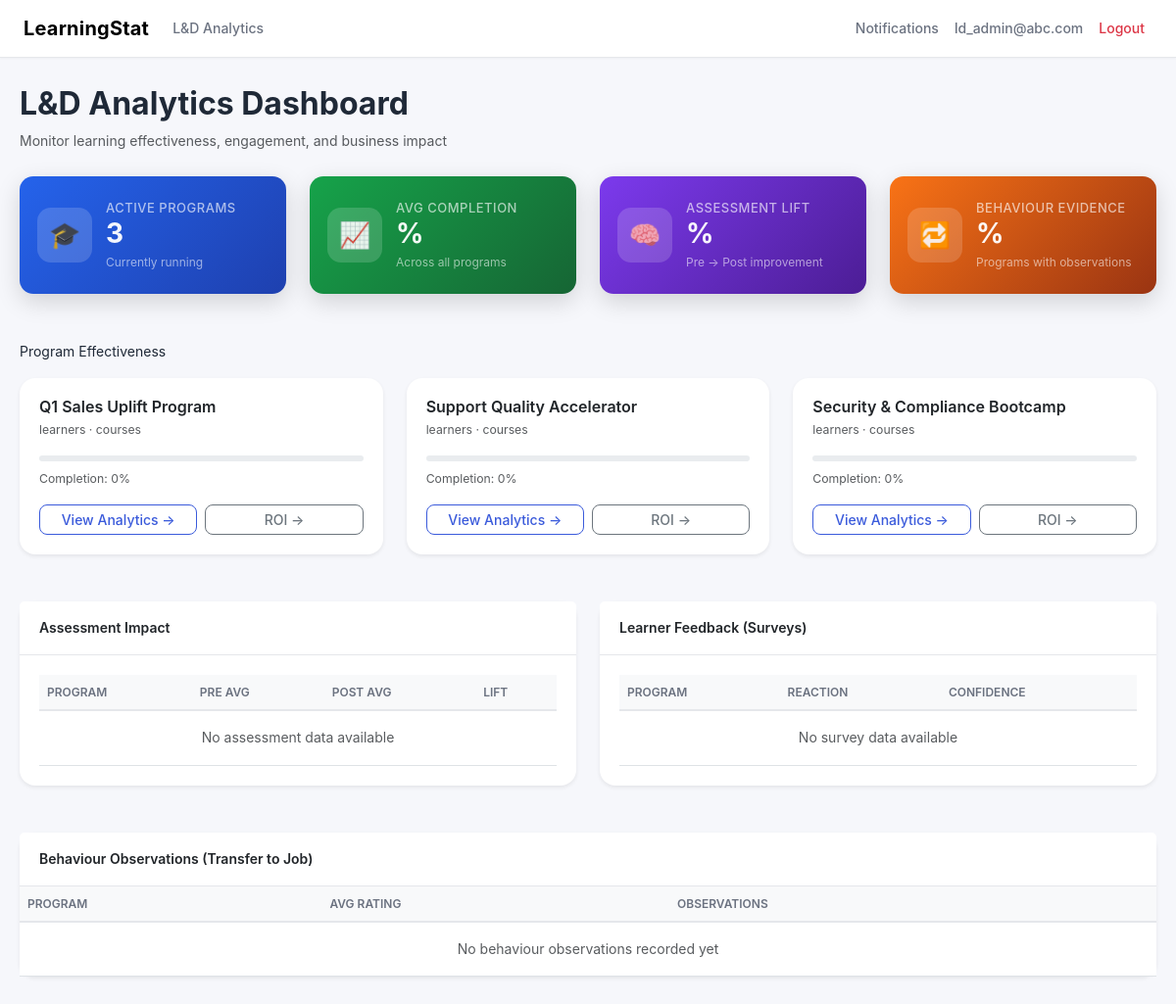
/ld/dashboard (signed in), run on the app's committed database.
### tables this page shows
CREATE TABLE users (
    id INTEGER PRIMARY KEY AUTOINCREMENT,
    org_id INTEGER NOT NULL,
    email TEXT NOT NULL,
    full_name TEXT NOT NULL,
    password_hash TEXT NOT NULL,
    role TEXT NOT NULL,
    department_id INTEGER,
    manager_id INTEGER,
    is_active INTEGER NOT NULL DEFAULT 1,
    created_at TEXT NOT NULL,
    UNIQUE(org_id, email),
    FOREIGN KEY(org_id) REFERENCES orgs(id) ON DELETE CASCADE,
    FOREIGN KEY(department_id) REFERENCES departments(id) ON DELETE SET NULL,
    FOREIGN KEY(manager_id) REFERENCES users(id) ON DELETE SET NULL
);

CREATE TABLE programs (
    id INTEGER PRIMARY KEY AUTOINCREMENT,
    org_id INTEGER NOT NULL,
    title TEXT NOT NULL,
    description TEXT NOT NULL,
    start_date TEXT,
    end_date TEXT,
    owner_user_id INTEGER,
    status TEXT NOT NULL DEFAULT 'ACTIVE',
    created_at TEXT NOT NULL,
    FOREIGN KEY(org_id) REFERENCES orgs(id) ON DELETE CASCADE,
    FOREIGN KEY(owner_user_id) REFERENCES users(id) ON DELETE SET NULL
);

### app.py (the view)
@app.route("/ld/dashboard")
@login_required
@role_required(ROLE_LD_ADMIN, ROLE_LD_ANALYST)
def ld_dashboard():
    u = current_user()
    org = current_org()
    programs = query_all(
        """
        SELECT p.*, u.full_name AS owner_name
        FROM programs p
        LEFT JOIN users u ON u.id = p.owner_user_id
        WHERE p.org_id = ?
        ORDER BY p.created_at DESC
        """,
        (u.org_id,),
    )
    adoption = query_one(
        """
        SELECT
            COUNT(DISTINCT user_id) AS learners_engaged,
            SUM(CASE WHEN status='COMPLETED' THEN 1 ELSE 0 END) AS completed,
            COUNT(*) AS total
        FROM enrollments
        WHERE org_id = ?
        """,
        (u.org_id,),
    )
    learners_engaged = int(adoption["learners_engaged"] or 0)
    completed = int(adoption["completed"] or 0)
    total = int(adoption["total"] or 0)
    completion_rate = round((completed / total) * 100, 1) if total else 0
    return render_template(
        "ld_dashboard.html",
        user=u,
        org=org,
        programs=programs,
        learners_engaged=learners_engaged,
        completed=completed,
        total=total,
        completion_rate=completion_rate,
    )

### app.py (called while the page is built, shortened)
def get_db() -> sqlite3.Connection:
    if "db" not in g:
        conn = sqlite3.connect(app.config["DB_PATH"])
        conn.row_factory = sqlite3.Row
        conn.execute("PRAGMA foreign_keys = ON;")
        g.db = conn
    return g.db

def query_one(sql: str, params: Tuple = ()) -> Optional[sqlite3.Row]:
    cur = get_db().execute(sql, params)
    row = cur.fetchone()
    cur.close()
    return row

def query_all(sql: str, params: Tuple = ()) -> List[sqlite3.Row]:
    cur = get_db().execute(sql, params)
    rows = cur.fetchall()
    cur.close()
    return rows

def current_user() -> Optional[UserCtx]:
    uid = session.get("user_id")
    if not uid:
        return None
    row = query_one(
        """
        SELECT id, org_id, email, full_name, role, department_id, manager_id
        FROM users
        WHERE id = ? AND is_active = 1
        """,
        (uid,),
    )
    if not row:
        return None
    return UserCtx(
        id=row["id"],
        org_id=row["org_id"],
        email=row["email"],
        full_name=row["full_name"],
        role=row["role"],
        department_id=row["department_id"],
        manager_id=row["manager_id"],
    )

def current_org() -> Optional[sqlite3.Row]:
    u = current_user()
    if not u:
        return None
    return query_one("SELECT * FROM orgs WHERE id = ?", (u.org_id,))

def login_required(view):
    @wraps(view)
    def wrapped(*args, **kwargs):
        if not current_user():
            return redirect(url_for("login", next=request.path))
        return view(*args, **kwargs)
    return wrapped

def role_required(*allowed_roles: str):
    def decorator(view):
        @wraps(view)
        def wrapped(*args, **kwargs):
            u = current_user()
            if not u:
                return redirect(url_for("login", next=request.path))
            if u.role not in allowed_roles:
                flash("You do not have access to that page.", "warning")
                return redirect(url_for("home"))
            return view(*args, **kwargs)
        return wrapped
    return decorator

def total_points(user_id: int, org_id: int) -> int:
    row = query_one(
        "SELECT COALESCE(SUM(points), 0) AS pts FROM gamification_points WHERE org_id = ? AND user_id = ?",
        (org_id, user_id),
    )
    return int(row["pts"]) if row else 0

def compute_streak_days(user_id: int, org_id: int) -> int:
    days = set(get_activity_days(user_id, org_id, limit=60))
    if not days:
        return 0

### templates/ld_dashboard.html (shortened to what this page needs)
{% extends "base.html" %}
{% block content %}
<div class="page-header mb-4">
  <div>
    <h2 class="fw-bold">L&D Analytics Dashboard</h2>
    <div class="text-muted">
      Monitor learning effectiveness, engagement, and business impact
    </div>
  </div>
</div>
<div class="row g-4 mb-5">
  <div class="col-md-3">
    <div class="kpi-premium gradient-blue">
      <div class="kpi-icon">🎓</div>
      <div class="kpi-content">
        <div class="kpi-label">Active Programs</div>
        <div class="kpi-value">{{ programs|length }}</div>
        <div class="kpi-subtext">Currently running</div>
      </div>
    </div>
  </div>
  <div class="col-md-3">
    <div class="kpi-premium gradient-green">
      <div class="kpi-icon">📈</div>
      <div class="kpi-content">
        <div class="kpi-label">Avg Completion</div>
        <div class="kpi-value">{{ avg_completion }}%</div>
        <div class="kpi-subtext">Across all programs</div>
      </div>
    </div>
  </div>
  <div class="col-md-3">
    <div class="kpi-premium gradient-purple">
      <div class="kpi-icon">🧠</div>
      <div class="kpi-content">
        <div class="kpi-label">Assessment Lift</div>
        <div class="kpi-value">{{ avg_learning_lift }}%</div>
        <div class="kpi-subtext">Pre → Post improvement</div>
      </div>
    </div>
  </div>
  <div class="col-md-3">
    <div class="kpi-premium gradient-orange">
      <div class="kpi-icon">🔁</div>
      <div class="kpi-content">
        <div class="kpi-label">Behaviour Evidence</div>
        <div class="kpi-value">{{ observation_rate }}%</div>
        <div class="kpi-subtext">Programs with observations</div>
      </div>
    </div>
  </div>
</div>
<div class="section mb-5">
  <div class="section-title mb-3">Program Effectiveness</div>
  <div class="row g-4">
    {% for p in programs %}
      {% set pct = p.completion_pct or 0 %}
      {% if pct >= 70 %}
        {% set tone = "success" %}
      {% elif pct >= 40 %}
        {% set tone = "warning" %}
      {% else %}
        {% set tone = "danger" %}
      {% endif %}
      <div class="col-md-4">
        <div class="card shadow-sm border-0 h-100">
          <div class="card-body d-flex flex-column">
            <h6 class="fw-semibold mb-1">{{ p.title }}</h6>
            <div class="text-muted small mb-3">
              {{ p.learners }} learners · {{ p.courses }} courses
            </div>
            <div class="progress mb-2" style="height:6px;">
            </div>
            <div class="small text-muted mb-3">
              Completion: {{ pct }}%
            </div>
            <div class="mt-auto d-flex gap-2">
              <a href="/ld/program/{{ p.id }}"
                 class="btn btn-outline-primary btn-sm w-100">
                View Analytics →
              </a>
              <a href="/roi/workspace?program={{ p.id }}"
                 class="btn btn-outline-secondary btn-sm w-100">
                ROI →
              </a>
            </div>
          </div>
        </div>
      </div>
    {% endfor %}
  </div>
</div>
<div class="row g-4 mb-5">
  <div class="col-md-6">
    <div class="card shadow-sm border-0 h-100">
      <div class="card-header bg-white fw-semibold">
        Assessment Impact
      </div>
      <div class="card-body">
        <table class="table align-middle mb-0">
          <thead class="table-light">
            <tr>
              <th>Program</th>
              <th>Pre Avg</th>
              <th>Post Avg</th>
              <th>Lift</th>
            </tr>
          </thead>
          <tbody>
            {% for a in assessment_summary %}
              <tr>
                <td>{{ a.program_title }}</td>
                <td>{{ a.pre_avg }}%</td>
                <td>{{ a.post_avg }}%</td>
                <td class="fw-semibold text-success">
                  +{{ a.lift }}%
                </td>
              </tr>
            {% else %}
              <tr>
                <td colspan="4" class="text-center text-muted py-3">
                  No assessment data available
                </td>
              </tr>
            {% endfor %}
          </tbody>
        </table>
      </div>
    </div>
  </div>
  <div class="col-md-6">
    <div class="card shadow-sm border-0 h-100">
      <div class="card-header bg-white fw-semibold">
        Learner Feedback (Surveys)
      </div>
      <div class="card-body">
        <table class="table align-middle mb-0">
          <thead class="table-light">
            <tr>
              <th>Program</th>
              <th>Reaction</th>
              <th>Confidence</th>
            </tr>
          </thead>
          <tbody>
            {% for s in survey_summary %}
              <tr>
                <td>{{ s.program_title }}</td>
                <td>{{ s.reaction_avg }}/5</td>
                <td>{{ s.confidence_avg }}/5</td>
              </tr>
            {% else %}
              <tr>
                <td colspan="3" class="text-center text-muted py-3">
                  No survey data available
                </td>
              </tr>
            {% endfor %}
          </tbody>
        </table>
      </div>
    </div>
  </div>
</div>
<div class="section">
  <div class="card shadow-sm border-0">
    <div class="card-header bg-white fw-semibold">
      Behaviour Observations (Transfer to Job)
    </div>
    <table class="table align-middle mb-0">
      <thead class="table-light">
        <tr>
          <th>Program</th>
          <th>Avg Rating</th>
          <th>Observations</th>
          <th></th>
        </tr>
      </thead>
      <tbody>
        {% for b in behaviour_summary %}
          <tr>
            <td>{{ b.program_title }}</td>
            <td>{{ b.avg_rating }}/5</td>
            <td>{{ b.count }}</td>
            <td class="text-end">
              <a href="/ld/program/{{ b.program_id }}"
                 class="btn btn-sm btn-outline-primary">
                View →
              </a>
            </td>
          </tr>
        {% else %}
          <tr>
            <td colspan="4" class="text-center text-muted py-3">
              No behaviour observations recorded yet
            </td>
          </tr>
        {% endfor %}
      </tbody>
    </table>
  </div>
</div>
{% endblock %}

### templates/base.html (shortened to what this page needs)
<!DOCTYPE html>
<html lang="en">
<head>
  <link href="https://cdn.jsdelivr.net/npm/bootstrap@5.3.2/dist/css/bootstrap.min.css" rel="stylesheet">
  <link rel="stylesheet" href="{{ url_for('static', filename='styles.css') }}">
</head>
<body>
<nav class="navbar navbar-expand-lg">
  <div class="container-fluid px-4">
    <a class="navbar-brand fw-bold" href="#">
      LearningStat
    </a>
    <div class="collapse navbar-collapse" id="mainNav">
      <ul class="navbar-nav me-auto mb-2 mb-lg-0">
        {% if current_user %}
          {% if current_user.role in ['LD_ADMIN','LD_ANALYST'] %}
            <li class="nav-item">
              <a class="nav-link" href="/ld/dashboard">L&D Analytics</a>
            </li>
          {% endif %}
        {% endif %}
      </ul>
      <ul class="navbar-nav ms-auto">
        {% if current_user %}
          <li class="nav-item">
            <a class="nav-link" href="/notifications">Notifications</a>
          </li>
          <li class="nav-item">
            <a class="nav-link" href="/profile">
              {{ current_user.email }}
            </a>
          </li>
          <li class="nav-item">
            <a class="nav-link text-danger" href="/logout">
              Logout
            </a>
          </li>
        {% endif %}
      </ul>
    </div>
  </div>
</nav>
<main class="page-wrapper">
  {% block content %}{% endblock %}
</main>
</body>
</html>

### static/styles.css (style rules this page uses)
:root { --bg-app: #f6f7fb; --bg-card: #ffffff; --bg-muted: #f1f3f8; --primary: #3b5bdb; --primary-soft: #e7ebff; --accent: #12b886; --danger: #e03131; --warning: #f59f00; --text-main: #1f2937; --text-muted: #6b7280; --text-light: #9ca3af; --border: #e5e7eb; --radius-sm: 8px; --radius-md: 12px; --radius-lg: 16px; --shadow-sm: 0 1px 2px rgba(0,0,0,0.04); --shadow-md: 0 6px 18px rgba(0,0,0,0.06); --transition: all 0.2s ease-in-out; }
body { background: var(--bg-app); color: var(--text-main); font-family: -apple-system, BlinkMacSystemFont, "Inter", "Segoe UI", Roboto, Helvetica, Arial, sans-serif; font-size: 14px; line-height: 1.6; }
.page-wrapper { max-width: 1280px; margin: 0 auto; padding: 28px 20px 60px; }
.page-header { display: flex; align-items: center; justify-content: space-between; margin-bottom: 24px; }
.navbar { background: #ffffff; border-bottom: 1px solid var(--border); box-shadow: var(--shadow-sm); }
.navbar-brand { font-weight: 600; letter-spacing: 0.2px; }
.nav-link { color: var(--text-muted); font-weight: 500; }
.card { background: var(--bg-card); border: 1px solid var(--border); border-radius: var(--radius-lg); box-shadow: var(--shadow-sm); }
.card-header { background: transparent; border-bottom: 1px solid var(--border); padding: 16px 20px; font-weight: 600; }
.card-body { padding: 20px; }
.kpi-label { font-size: 12px; color: var(--text-muted); }
.kpi-value { font-size: 26px; font-weight: 600; }
.table { border-collapse: separate; border-spacing: 0; }
.table th { font-size: 12px; text-transform: uppercase; color: var(--text-muted); font-weight: 600; border-bottom: 1px solid var(--border); }
.table td { vertical-align: middle; border-top: 1px solid var(--border); }
.btn { border-radius: var(--radius-sm); font-weight: 500; }
.btn-outline-primary { color: var(--primary); border-color: var(--primary); }
.section { margin-bottom: 32px; }
.kpi-premium { display: flex; align-items: center; gap: 18px; padding: 24px; border-radius: 18px; min-height: 120px; transition: all 0.25s ease; box-shadow: 0 10px 28px rgba(0,0,0,0.08); }
.kpi-icon { font-size: 30px; background: rgba(255,255,255,0.18); width: 56px; height: 56px; border-radius: 14px; display: flex; align-items: center; justify-content: center; }
.kpi-label { font-size: 14px; font-weight: 500; color: rgba(255,255,255,0.75); }
.kpi-value { font-size: 36px; font-weight: 700; line-height: 1.1; color: rgba(255,255,255,0.95); }
.kpi-subtext { font-size: 13px; margin-top: 4px; color: rgba(255,255,255,0.70); }
.gradient-blue { background: linear-gradient(135deg, #3b5bdb, #2f4fb8); }
.gradient-green { background: linear-gradient(135deg, #4fa16a, #3b7f53); }
.gradient-purple { background: linear-gradient(135deg, #6f4bd8, #5636b8); }
.kpi-premium { display: flex; align-items: center; gap: 14px; padding: 18px; border-radius: 14px; color: #fff; box-shadow: 0 8px 24px rgba(0,0,0,0.15); }
.kpi-icon { font-size: 26px; opacity: 0.9; }
.kpi-label { font-size: 13px; text-transform: uppercase; letter-spacing: 0.5px; opacity: 0.85; }
.kpi-value { font-size: 28px; font-weight: 700; }
.kpi-subtext { font-size: 12px; opacity: 0.8; }
.gradient-blue { background: linear-gradient(135deg, #2563eb, #1e40af); }
.gradient-green { background: linear-gradient(135deg, #16a34a, #166534); }
.gradient-purple { background: linear-gradient(135deg, #7c3aed, #4c1d95); }
.gradient-orange { background: linear-gradient(135deg, #f97316, #9a3412); }

### data on the page
users: email "ld_admin@abc.com"
programs: title "Q1 Sales Uplift Program", pct "0"
programs: title "Support Quality Accelerator", pct "0"
programs: title "Security & Compliance Bootcamp", pct "0"

### other printed values
{{ programs|length }} "3"
